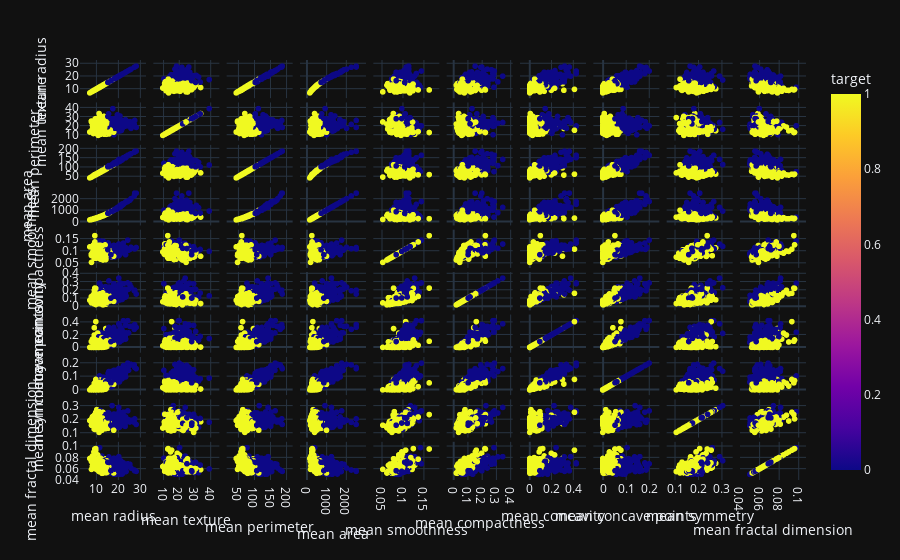

The notebook cell saved with this chart:
### Code cell
# Plot scatter matrix with plotly
fig = px.scatter_matrix(df_selected, dimensions=selected_features, color='target')
fig.show()

### Figure 1 — Plotly figure (JSON) as saved in the notebook; plotly's stock layout.template omitted (floating-point values rounded to 4 significant figures; data arrays with more than 128 entries replaced by an {"elided": "..."} marker saying what was removed)
{"data": [{"dimensions": [{"axis": {"matches": true}, "label": "mean radius", "values": {"elided": "569 float values"}}, {"axis": {"matches": true}, "label": "mean texture", "values": {"elided": "569 float values"}}, {"axis": {"matches": true}, "label": "mean perimeter", "values": {"elided": "569 float values"}}, {"axis": {"matches": true}, "label": "mean area", "values": {"elided": "569 float values"}}, {"axis": {"matches": true}, "label": "mean smoothness", "values": {"elided": "569 float values"}}, {"axis": {"matches": true}, "label": "mean compactness", "values": {"elided": "569 float values"}}, {"axis": {"matches": true}, "label": "mean concavity", "values": {"elided": "569 float values"}}, {"axis": {"matches": true}, "label": "mean concave points", "values": {"elided": "569 float values"}}, {"axis": {"matches": true}, "label": "mean symmetry", "values": {"elided": "569 float values"}}, {"axis": {"matches": true}, "label": "mean fractal dimension", "values": {"elided": "569 float values"}}], "hovertemplate": "%{xaxis.title.text}=%{x}<br>%{yaxis.title.text}=%{y}<br>target=%{marker.color}<extra></extra>", "legendgroup": "", "marker": {"color": {"elided": "569 int values"}, "coloraxis": "coloraxis", "symbol": "circle"}, "name": "", "showlegend": false, "type": "splom"}], "layout": {"coloraxis": {"colorbar": {"title": {"text": "target"}}, "colorscale": [[0, "#0d0887"], [0.1111, "#46039f"], [0.2222, "#7201a8"], [0.3333, "#9c179e"], [0.4444, "#bd3786"], [0.5556, "#d8576b"], [0.6667, "#ed7953"], [0.7778, "#fb9f3a"], [0.8889, "#fdca26"], [1, "#f0f921"]]}, "dragmode": "select", "legend": {"tracegroupgap": 0}, "margin": {"t": 60}}}
